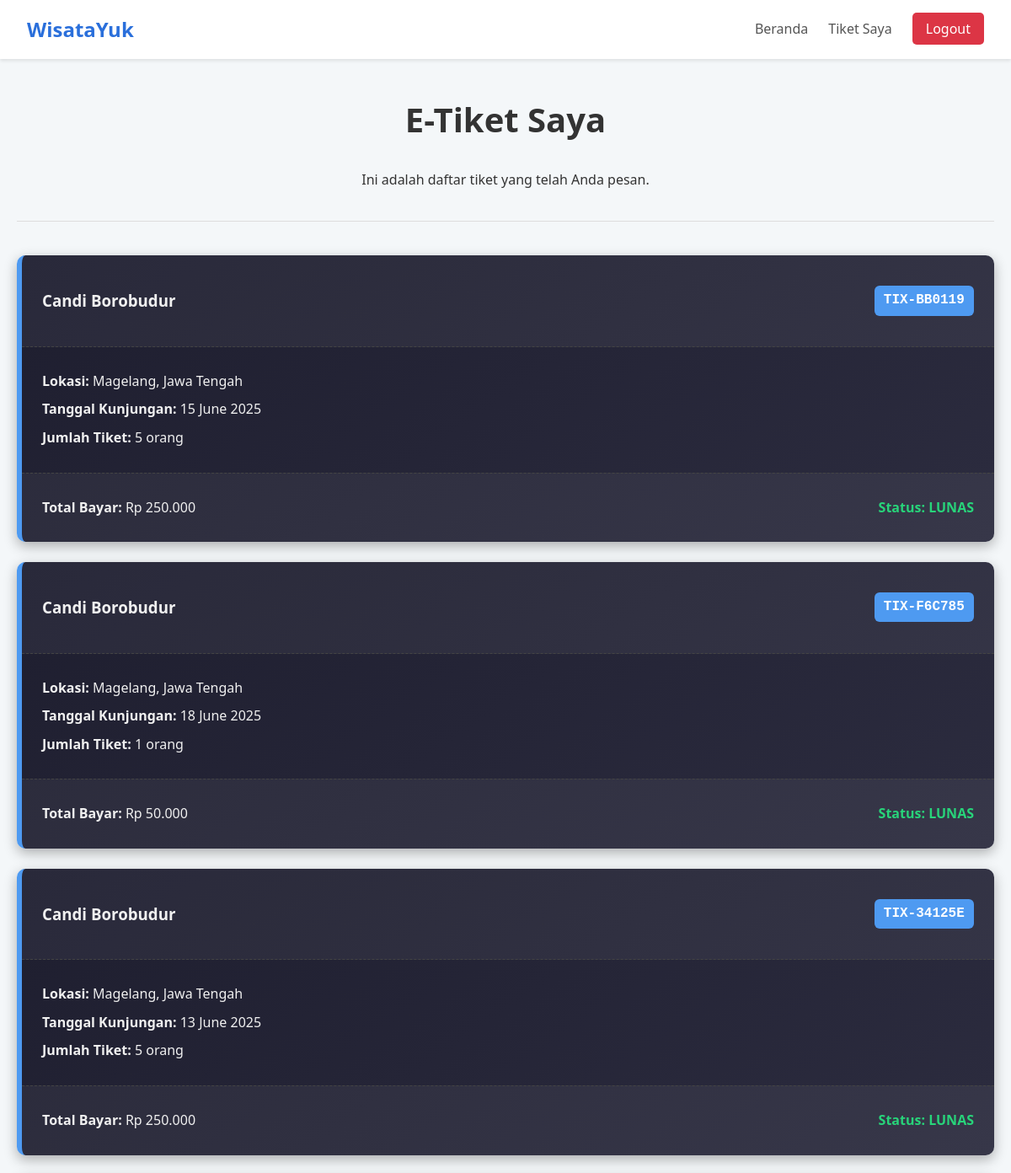
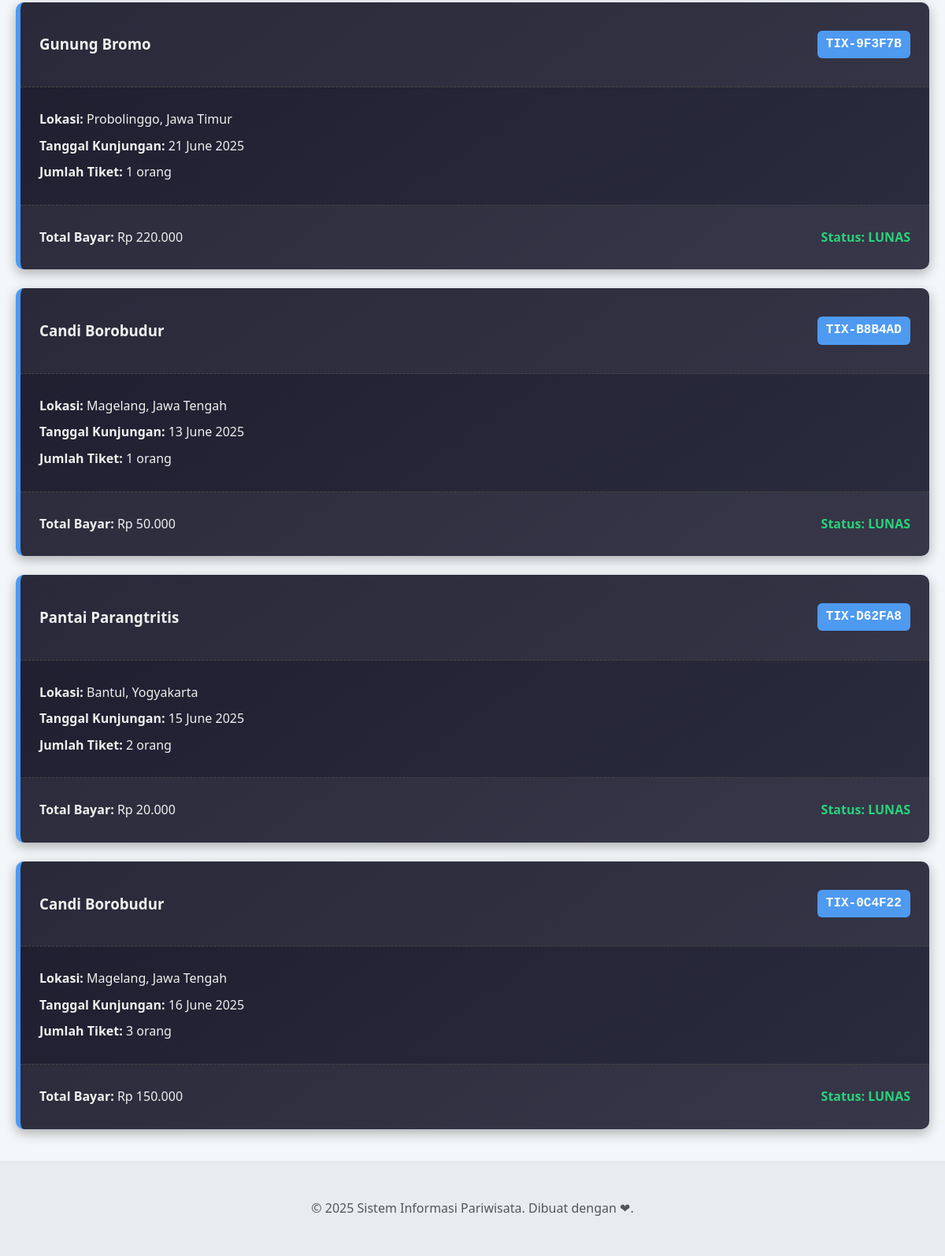
The app's page /index.php?page=tiket_saya (signed in) with its own data (2 pictures, top to bottom).
### tables this page shows
CREATE TABLE `pemesanan` (
  `id` int(11) NOT NULL,
  `user_id` int(11) NOT NULL,
  `wisata_id` int(11) NOT NULL,
  `kode_booking` varchar(20) NOT NULL,
  `tanggal_kunjungan` date NOT NULL,
  `jumlah_tiket` int(11) NOT NULL,
  `total_harga` decimal(12,2) NOT NULL,
  `status_pembayaran` enum('paid','pending') NOT NULL DEFAULT 'paid',
  `tanggal_pemesanan` timestamp NOT NULL DEFAULT current_timestamp()
);

CREATE TABLE `objek_wisata` (
  `id` int(11) NOT NULL,
  `nama_wisata` varchar(100) NOT NULL,
  `deskripsi` text NOT NULL,
  `lokasi` varchar(150) NOT NULL,
  `harga_tiket` decimal(10,2) NOT NULL,
  `gambar_url` varchar(255) DEFAULT 'https://placehold.co/600x400/e2e8f0/e2e8f0?text=Gambar',
  `kuota_harian` int(11) DEFAULT NULL COMMENT 'Kuota tiket per hari, NULL berarti tidak terbatas',
  `jadwal_operasional` text DEFAULT NULL COMMENT 'Menyimpan jadwal dalam format JSON'
);

### pages/tiket-saya.php (the view, shortened to what this page needs)
<?php
$user_id = $_SESSION['user_id'];
$sql = "SELECT p.kode_booking, p.tanggal_kunjungan, p.jumlah_tiket, p.total_harga, w.nama_wisata, w.lokasi
        FROM pemesanan p
        JOIN objek_wisata w ON p.wisata_id = w.id
        WHERE p.user_id = ?
        ORDER BY p.tanggal_pemesanan DESC";
$stmt = $conn->prepare($sql);
$stmt->bind_param("i", $user_id);
$stmt->execute();
$result = $stmt->get_result();
?>
<div class="page-header">
    <h1>E-Tiket Saya</h1>
    <p>Ini adalah daftar tiket yang telah Anda pesan.</p>
</div>
<div class="ticket-list">
    <?php if ($result->num_rows > 0): ?>
        <?php while($tiket = $result->fetch_assoc()): ?>
            <div class="ticket-card">
                <div class="ticket-header">
                    <h3><?= htmlspecialchars($tiket['nama_wisata']) ?></h3>
                    <span class="ticket-code"><?= htmlspecialchars($tiket['kode_booking']) ?></span>
                </div>
                <div class="ticket-body">
                    <p><strong>Lokasi:</strong> <?= htmlspecialchars($tiket['lokasi']) ?></p>
                    <p><strong>Tanggal Kunjungan:</strong> <?= date('d F Y', strtotime($tiket['tanggal_kunjungan'])) ?></p>
                    <p><strong>Jumlah Tiket:</strong> <?= htmlspecialchars($tiket['jumlah_tiket']) ?> orang</p>
                </div>
                <div class="ticket-footer">
                    <p><strong>Total Bayar:</strong> Rp <?= number_format($tiket['total_harga'], 0, ',', '.') ?></p>
                    <span>Status: LUNAS</span>
                </div>
            </div>
        <?php endwhile; ?>
    <?php else: ?>
        <p>Anda belum memiliki tiket. Ayo <a href="index.php?page=home">pesan sekarang</a>!</p>
    <?php endif; ?>
</div>

### style.css (style rules this page uses)
body { font-family: 'Segoe UI', Tahoma, Geneva, Verdana, sans-serif; margin: 0; background-color: #f4f7f9; color: #333; line-height: 1.6; }
.page-header { text-align: center; margin: 40px 0; padding-bottom: 20px; border-bottom: 1px solid #ddd; }
.page-header h1 { font-size: 2.5rem; color: #333; }
.ticket-list { display: flex; flex-direction: column; gap: 1.5rem; }
.ticket-card { background: linear-gradient(145deg, #1e1e2f, #2c2c3f); color: #f0f0f0; border-left: 6px solid #4e9af1; border-radius: 10px; box-shadow: 0 5px 15px rgba(0,0,0,0.3); overflow: hidden; transition: transform 0.3s ease, box-shadow 0.3s ease; }
.ticket-header, .ticket-body, .ticket-footer { padding: 1.25rem 1.5rem; }
.ticket-header { background-color: rgba(255, 255, 255, 0.05); display: flex; justify-content: space-between; align-items: center; border-bottom: 1px dashed #444; }
.ticket-code { font-family: 'Courier New', Courier, monospace; background-color: #4e9af1; color: #fff; padding: 0.3rem 0.7rem; border-radius: 6px; font-weight: bold; }
.ticket-body p, .ticket-footer p { margin: 0.5rem 0; }
.ticket-footer { display: flex; justify-content: space-between; align-items: center; border-top: 1px dashed #444; background-color: rgba(255, 255, 255, 0.05); }
.ticket-footer span { color: #28d47a; font-weight: bold; }

### records on screen
pemesanan: wisata.nama_wisata "Candi Borobudur", kode_booking "TIX-BB0119", wisata.lokasi "Magelang, Jawa Tengah", tanggal_kunjungan "15 June 2025", jumlah_tiket "5", total_harga "250.000"
pemesanan: wisata.nama_wisata "Candi Borobudur", kode_booking "TIX-F6C785", wisata.lokasi "Magelang, Jawa Tengah", tanggal_kunjungan "18 June 2025", jumlah_tiket "1", total_harga "50.000"
pemesanan: wisata.nama_wisata "Candi Borobudur", kode_booking "TIX-34125E", wisata.lokasi "Magelang, Jawa Tengah", tanggal_kunjungan "13 June 2025", jumlah_tiket "5", total_harga "250.000"
pemesanan: wisata.nama_wisata "Gunung Bromo", kode_booking "TIX-9F3F7B", wisata.lokasi "Probolinggo, Jawa Timur", tanggal_kunjungan "21 June 2025", jumlah_tiket "1", total_harga "220.000"
pemesanan: wisata.nama_wisata "Candi Borobudur", kode_booking "TIX-B8B4AD", wisata.lokasi "Magelang, Jawa Tengah", tanggal_kunjungan "13 June 2025", jumlah_tiket "1", total_harga "50.000"
pemesanan: wisata.nama_wisata "Pantai Parangtritis", kode_booking "TIX-D62FA8", wisata.lokasi "Bantul, Yogyakarta", tanggal_kunjungan "15 June 2025", jumlah_tiket "2", total_harga "20.000"
pemesanan: wisata.nama_wisata "Candi Borobudur", kode_booking "TIX-0C4F22", wisata.lokasi "Magelang, Jawa Tengah", tanggal_kunjungan "16 June 2025", jumlah_tiket "3", total_harga "150.000"
